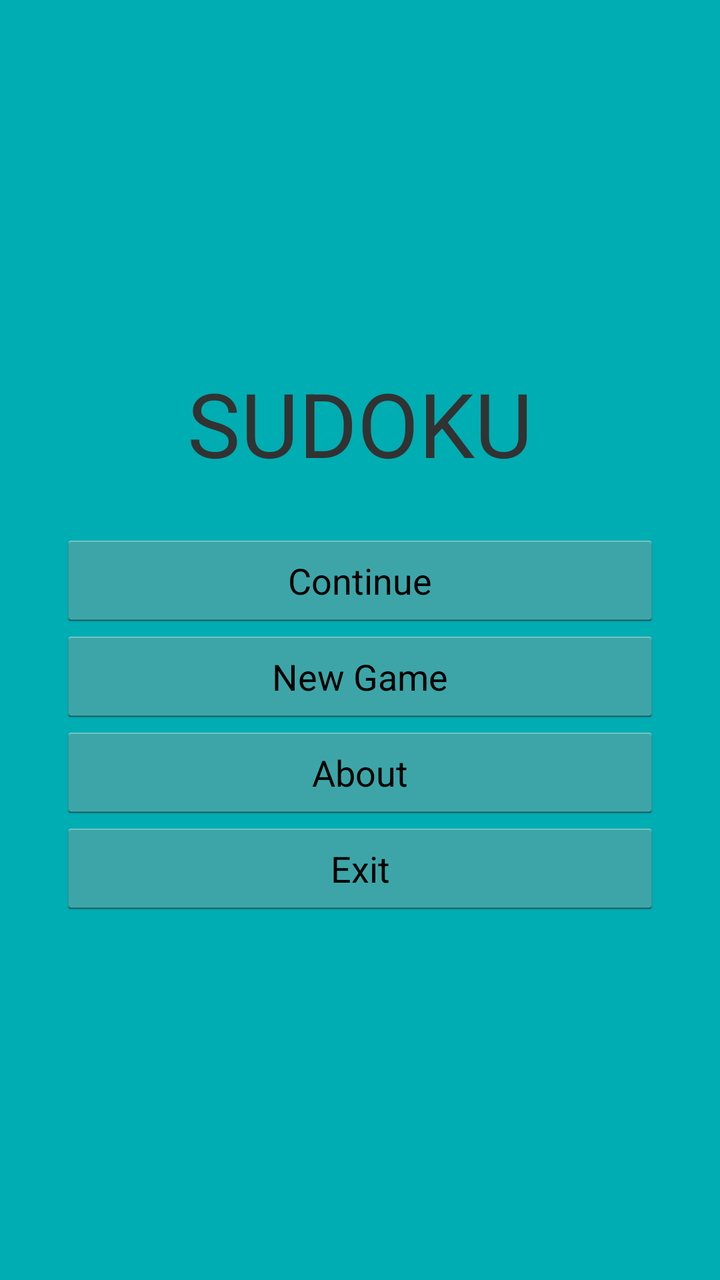
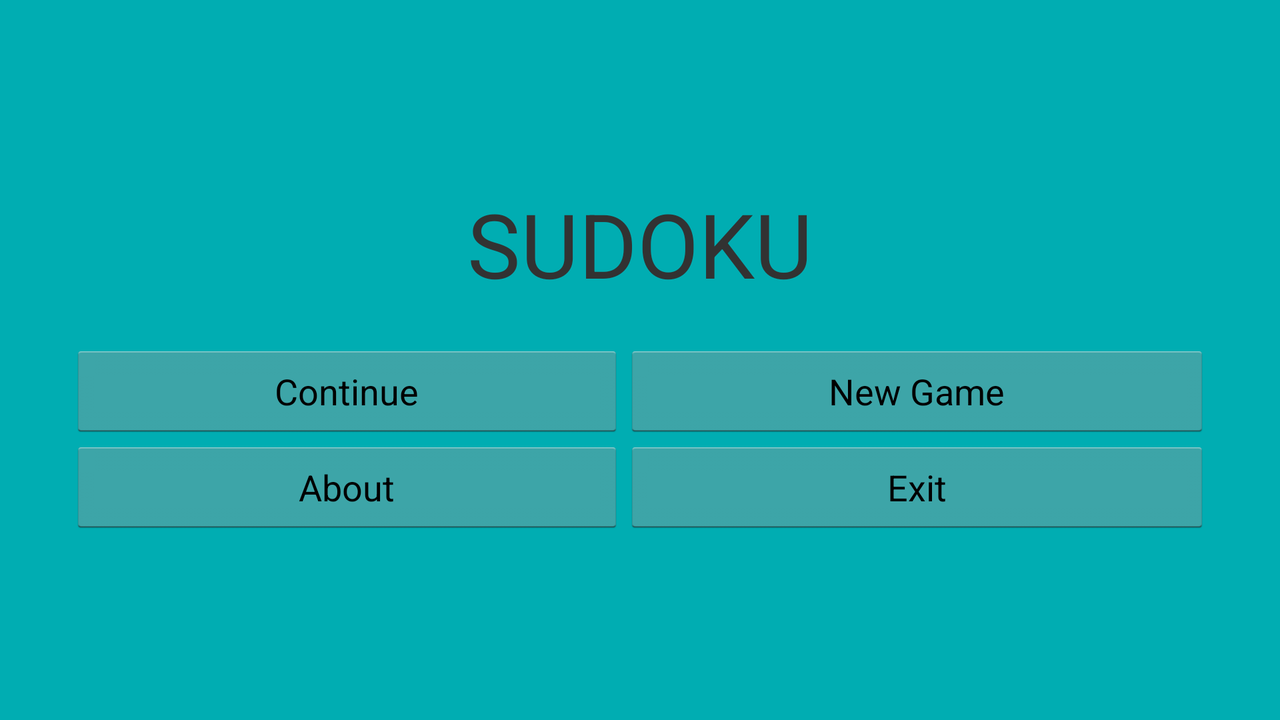

One screen, two layout resources from the same app: the default and the repository's alternative for another configuration. Each is rendered where Android would select it; the XML of both is given below.
<!-- AndroidManifest.xml: application theme AppTheme -->
<!-- res/layout/activity_sudoku.xml -->
<LinearLayout xmlns:android="http://schemas.android.com/apk/res/android"
    xmlns:tools="http://schemas.android.com/tools"
    android:orientation="horizontal"
    android:background="@color/background"
    android:layout_width="match_parent"
    android:layout_height="match_parent"
    android:padding="30dp">
    
    <LinearLayout
        android:orientation="vertical"
        android:layout_width="match_parent"
        android:layout_height="wrap_content"
        android:layout_gravity="center">
        <TextView
            android:text="@string/gamename"
            android:layout_height="wrap_content"
            android:layout_width="wrap_content"
            android:layout_gravity="center"
            android:layout_marginBottom="25dp"
            android:textSize="44.5sp"/>
        <Button
            android:layout_width="match_parent"
            android:layout_height="wrap_content"
            android:text="@string/continue_game"
            android:id="@+id/continue_button"/>
        <Button
            android:layout_width="match_parent"
            android:layout_height="wrap_content"
            android:text="@string/newgame"
            android:id="@+id/new_button"/>
        <Button
            android:layout_width="match_parent"
            android:layout_height="wrap_content"
            android:text="@string/about"
            android:id="@+id/about_button"/>
        <Button
            android:layout_width="match_parent"
            android:layout_height="wrap_content"
            android:text="@string/exit"
            android:id="@+id/exit_button"/>
    </LinearLayout>
</LinearLayout>
<!-- resources referenced by this layout -->
<resources>
  <color name="background">#00adb2</color>
  <string name="about">About</string>
  <string name="continue_game">Continue</string>
  <string name="exit">Exit</string>
  <string name="gamename">SUDOKU</string>
  <string name="newgame">New Game</string>
  <style name="AppTheme" parent="android:Theme.Holo.Light.DarkActionBar">
          
      </style>
</resources>
<!-- res/layout-land/activity_sudoku.xml (the repository's variant of the layout above) -->
<!-- drawn on the phone turned sideways -->
<?xml version="1.0" encoding="utf-8"?>
<LinearLayout xmlns:android="http://schemas.android.com/apk/res/android"
    android:orientation="horizontal"
    android:background="@color/background"
    android:layout_width="match_parent"
    android:layout_height="match_parent"
    android:padding="15dp">
    <LinearLayout
        android:orientation="vertical"
        android:layout_height="wrap_content"
        android:layout_width="fill_parent"
        android:layout_gravity="center"
        android:paddingLeft="20dip"
        android:paddingRight="20dip" >
        <TextView
            android:text="@string/gamename"
            android:layout_height="wrap_content"
            android:layout_width="wrap_content"
            android:layout_gravity="center"
            android:layout_marginBottom="20dip"
            android:textSize="44.5sp" />
        <TableLayout
            android:layout_height="wrap_content"
            android:layout_width="wrap_content"
            android:layout_gravity="center"
            android:stretchColumns="*">
            <TableRow>
                <Button
                    android:id="@+id/continue_button"
                    android:text="@string/continue_game" />
                <Button
                    android:id="@+id/new_button"
                    android:text="@string/newgame" />
            </TableRow>
            <TableRow>
                <Button
                    android:id="@+id/about_button"
                    android:text="@string/about" />
                <Button
                    android:id="@+id/exit_button"
                    android:text="@string/exit" />
            </TableRow>
        </TableLayout>
    </LinearLayout>
</LinearLayout>
